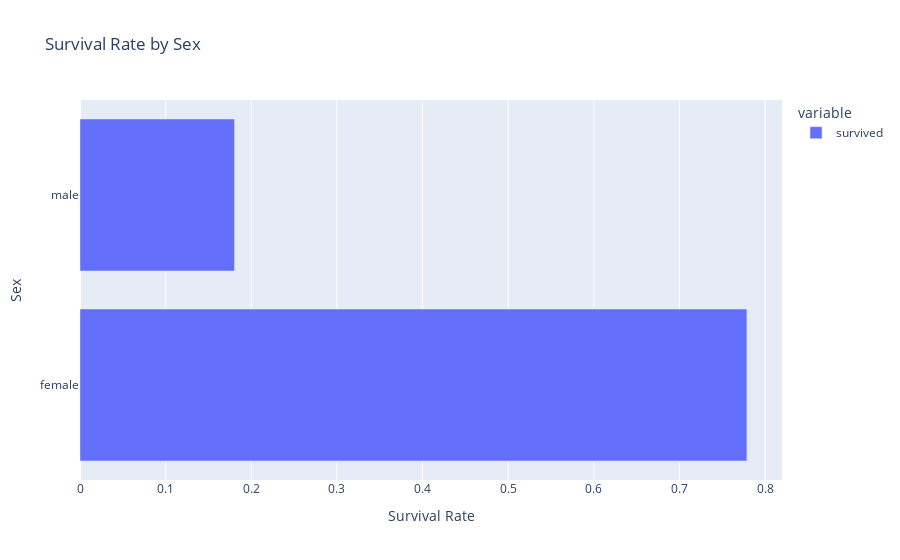

Source (notebook cell):
### Code cell
df = df.groupby('sex')['survived'].mean()
fig = px.bar(df, orientation='h',
            labels={
                'value':"% Survival Rate",
                'sex':"Sex",
                'male':'Male'
            },
            title="Survival Rate by Sex")
fig.show()

### Figure 1 — Plotly figure (JSON) as saved in the notebook; plotly's stock layout.template omitted (floating-point values rounded to 4 significant figures)
{"data": [{"alignmentgroup": "True", "hovertemplate": "variable=survived<br>Survival Rate=%{x}<br>Sex=%{y}<extra></extra>", "legendgroup": "survived", "marker": {"color": "#636efa"}, "name": "survived", "offsetgroup": "survived", "orientation": "h", "showlegend": true, "textposition": "auto", "type": "bar", "x": [0.7788, 0.1805], "xaxis": "x", "y": ["female", "male"], "yaxis": "y"}], "layout": {"barmode": "relative", "legend": {"title": {"text": "variable"}, "tracegroupgap": 0}, "title": {"text": "Survival Rate by Sex"}, "xaxis": {"anchor": "y", "domain": [0, 1], "title": {"text": "Survival Rate"}}, "yaxis": {"anchor": "x", "domain": [0, 1], "title": {"text": "Sex"}}}}
